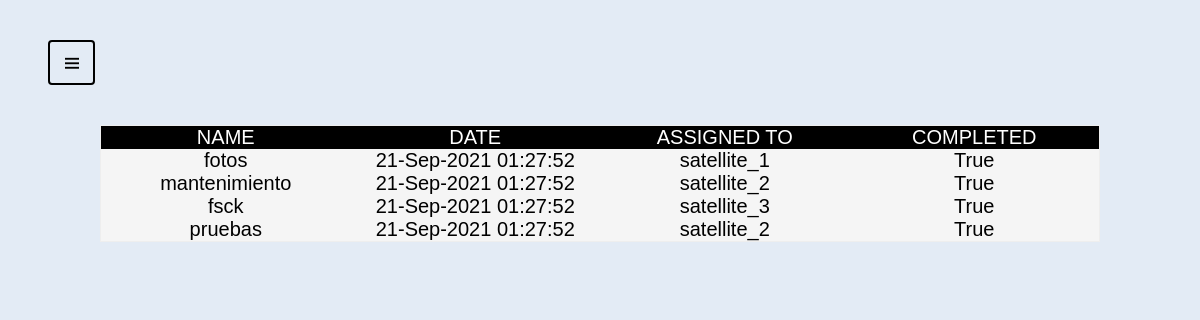
/ground_control/tasks/, run on an earlier commit of the app's database.
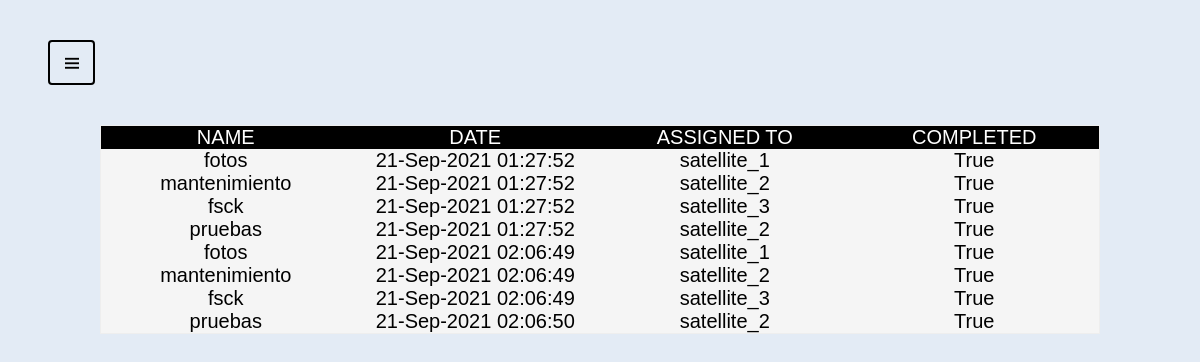
And on a later commit of the database.
### ground_control/models.py (models this page shows, shortened)
class Task(models.Model):
    name = models.CharField(max_length=100)
    date_added = models.DateTimeField(default=timezone.now)
    assigned_to = models.CharField(max_length=100) #TODO: use foreingKey
    completed = models.BooleanField()

### ground_control/views.py (the view)
# urls.py: path('tasks/', views.tasks, name='tasks'),
def tasks(request):
    context = {
        'tasks': Task.objects.all()
    }
    return render (request, 'ground_control/tasks.html', context)

### ground_control/templates/ground_control/tasks.html
{% extends "ground_control/base.html" %}
{% block content %}
<div class="container-table">
	<div class="table">
		<div class="table-header">
			<div class="header__item">Name</div>
			<div class="header__item">Date</div>
			<div class="header__item">Assigned to</div>
			<div class="header__item">Completed</div>
		</div>
		<div class="table-content">
            {% for task in tasks %}
			<div class="table-row">
				<div class="table-data">{{ task.name }}</div>
				<div class="table-data">{{ task.date_added|date:"j-M-Y h:i:s" }}</div>
				<div class="table-data">{{ task.assigned_to }}</div>
				<div class="table-data">{{ task.completed }}</div>
			</div>
            {% endfor %}
		</div>
	</div>
</div>
{% endblock content %}

What changed in the data, as far as the page shows it:
added Task: name "fotos", date_added "21-Sep-2021 02:06:49", assigned_to "satellite_1", completed "True"
added Task: name "mantenimiento", date_added "21-Sep-2021 02:06:49", assigned_to "satellite_2", completed "True"
added Task: name "fsck", date_added "21-Sep-2021 02:06:49", assigned_to "satellite_3", completed "True"
added Task: name "pruebas", date_added "21-Sep-2021 02:06:50", assigned_to "satellite_2", completed "True"
